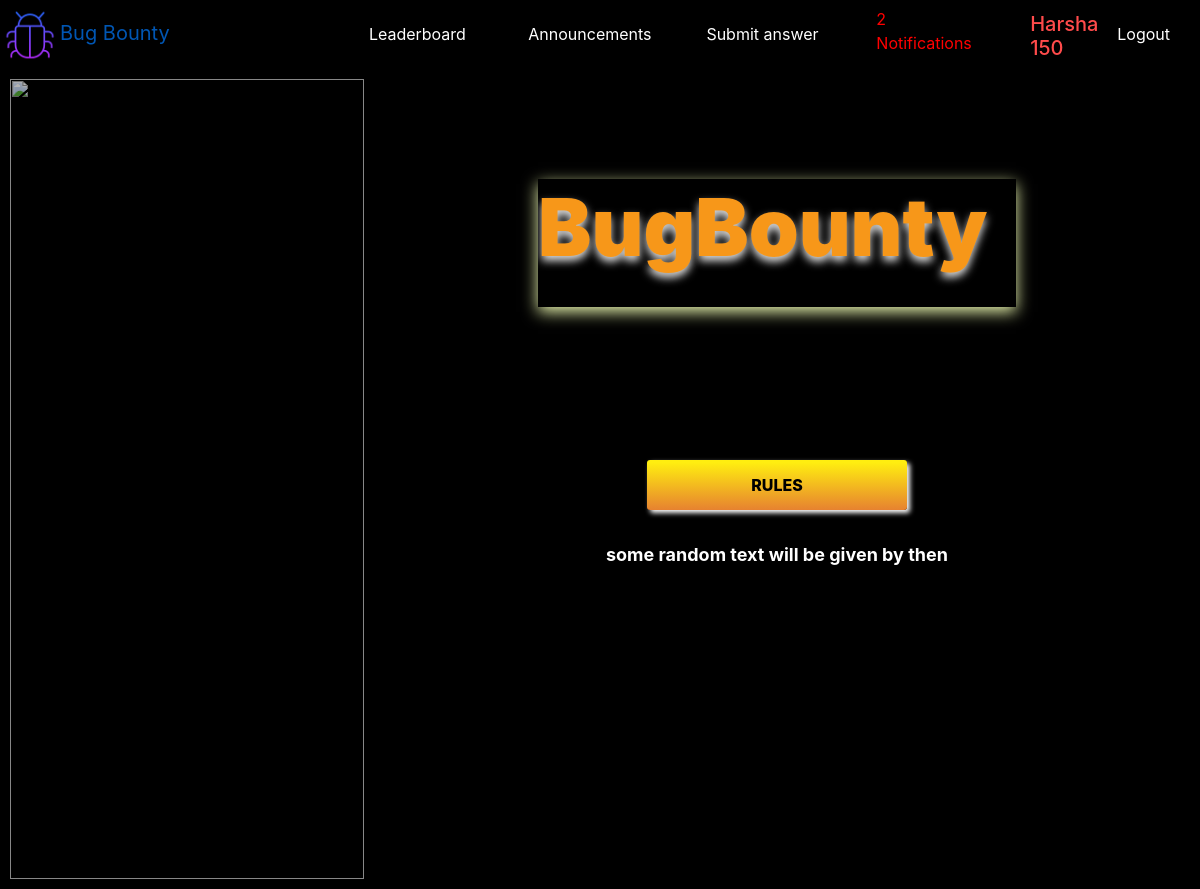
The app's page / (signed in) with its own data.
### submiss/models.py (models this page shows, shortened)
class User(db.Model, UserMixin):
    id = db.Column(db.Integer, primary_key=True)
    username = db.Column(db.String(64), unique=True, index=True)
    roll = db.Column(db.String(64), unique=True, index=True)
    password_hash = db.Column(db.String(128))
    notif_count = db.Column(db.Integer, default=0)
    score=db.Column(db.Integer,default=0)
    user_type = db.Column(db.String(64))
    sub_count=db.Column(db.Integer,default=1)

### submiss/views.py (the view)
@app.route("/")
def index():
    return render_template("home.html")

### submiss/models.py (called while the page is built)
@login_manager.user_loader
def load_user(user_id):
    return User.query.get(user_id)

### submiss/views.py (called while the page is built)
@app.context_processor
def info():
    def score():
        if current_user.is_authenticated:
            score=current_user.score
        else:
            score="Non-Existent"
        return score
    def unread():
        count = Notification.query.filter_by(uid=current_user.id).count()
        if count != current_user.notif_count:
            notifs = count - current_user.notif_count
        else:
            notifs = 0
        return notifs
    return dict(
        score=score,
        unread=unread,
        time=datetime.now(),
    )

### submiss/templates/home.html (shortened to what this page needs)
{% extends "base.html" %} {% block content %}
  <div class="bodystyle">
    <div class="leftbody">
        <img src="https://pbs.twimg.com/profile_images/1244242412719034369/znFeQw-B_400x400.jpg" >
      </div>
    <div class="rightbody">
      <div class="right-text">
        <h2 class="BugBountyStyle">BugBounty</h2>
        <div class="Learnmore">
          <button onclick="myfunc()" id="btn1" style="color: #000">RULES</button>
        </div>
        <div id="HideText" style="color: #000">
          <div id="showbox">
            <h5>
              some random text will be given by then
            </h5>
          </div>
        </div>
      </div>
    </div>
    {% endblock %}

### submiss/templates/base.html (shortened to what this page needs)
<!DOCTYPE html>
<html lang="en" dir="ltr">
  <head>
    <link rel="stylesheet" href="https://cdn.jsdelivr.net/npm/bootstrap@4.6.0/dist/css/bootstrap.min.css">
    <link rel="stylesheet" href="https://cdnjs.cloudflare.com/ajax/libs/font-awesome/4.7.0/css/font-awesome.min.css">
    <link rel="stylesheet" href="static/style.css">
  </head>
  <body style="background-color:#000000; background-image:linear-gradient(315deg, #000000 0%, #000000 74%);">
    <nav class="header">
      <div class="col-bug">
        <div class="BugNav">
          <a class="navbar-brand" href="{{url_for('index')}}"><img
           src="../static/icons8-bug-64.png"
           class="logo"
         />Bug Bounty</a>
         </div>
      </div>
      <div class="col-nav" id="navbarSupportedContent">
        <ul>
          <li >
            <a class="anchorhover"  href="{{url_for('leaderboard')}}"><span> Leaderboard</span></a>
          </li>
          {% if current_user.is_authenticated %}
          <li >
            <a class="anchorhover"  href="{{url_for('announcements')}}">Announcements</a>
          </li>
          <li >
            <a class="anchorhover" href="{{url_for('submissions')}}">Submit answer</a>
          </li>
          {% if current_user.user_type=='Admin' %}
          <li >
            <a class="anchorhover" href="{{url_for('admin.admin_dash')}}">Admin</a>
          </li>
          <li class="logout">
            <h5 >{{ current_user.username }} {{current_user.score}} </h5><a class="anchorhover" href="{{url_for('logout')}}">Logout</a>
          </li>
          {% else %}
          {% if unread()>0 %}
          <li >
            <div class="blink_me">
              <a class="anchorhover" style="color:red;" href="{{url_for('notifications')}}">{{unread()}} Notifications</a>
            </div>
          </li>
          {% else %}
          <li >
            <a class="anchorhover"  href="{{url_for('notifications')}}">{{unread()}} Notifications</a>
          </li>
          {% endif %}
          <li class="logout">
            <h5 >{{ current_user.username }}  {{current_user.score}} </h5>
            <a class="anchorhover" href="{{url_for('logout')}}">Logout</a>
          </li>
          {% endif %}
          {% endif %}
        </ul>
      </div>
    </nav>
<div class="content text-white">
    {% block content %}
    {% endblock %}
</div>
  </body>
</html>

### submiss/static/style.css (style rules this page uses)
html, body { height: 100%; -webkit-background-size: cover; -moz-background-size: cover; -o-background-size: cover; background-size: cover; background-attachment: fixed; }
body { display: flex; flex-direction: column; }
.content { flex: 1 0 auto; padding: 10px; }
.blink_me { animation: blinker 1s linear infinite; }
.header { width: 100%; display: flex; position: sticky; background: #000; z-index: 120; top: 0; }
.col-bug { width: 25%; flex-grow: 1; background-color: #fff; background-size: cover; background-position: center; height: 69px; color: #fff; }
.col-nav { width: 75%; height: 69px; flex-grow: 1; background-color: rgb(0, 0, 0); }
.BugNav { width: 100%; display: flex; justify-content: flex-start; align-items: center; background-color: #000000; height: 69px; position: sticky; top: 0px; }
.logo { width: 60px; cursor: pointer; position: sticky; top: 5px; }
.logout { display: flex; justify-content: center; align-items: center; margin-right: 15px; }
.logout h5 { width: 225px; margin-top: 10px; color: rgb(255, 75, 75); }
.logout a { margin-top: 10px; margin-right: 15px; }
.col-nav ul { position: sticky; top: 0px; height: 69px; list-style: none; display: flex; align-items: center; background-color: #000000; justify-content: space-between; z-index: 100; margin-bottom: 100px; }
.col-nav ul li a { display: flex; text-decoration: none; color: white; margin-bottom: 20px; width: 80%; height: 50px; margin-top: 12%; transition: 1s; justify-content: center; align-items: center; }
.col-nav ul li { width: 18%; display: flex; justify-content: center; align-items: center; }
.right-text { width: 70%; display: flex; flex-direction: column; justify-content: center; align-items: center; margin: 100px auto 0; }
.bodystyle { display: flex; width: 100%; min-height: 100vh; position: relative; background: rgb(0, 0, 0); }
.leftbody { width: 30%; display: flex; z-index: 20; position: relative; flex-direction: column; justify-items: center; }
.leftbody img { position: absolute; width: 100%; height: 100%; z-index: -2; opacity: 0.7; }
.rightbody { width: 70%; position: relative; }
.right-text .BugBountyStyle { box-shadow: 0 5px 15px #e9f5ad; text-shadow: 0 5px 8px #dcdcdc; color: rgb(247, 151, 25); font-size: 5rem; font-weight: 900; position: relative; z-index: 1; overflow: hidden; width: 478px; height: 16vh; transition: 0.8s; }
.right-text .BugBountyStyle::before { content: ""; position: absolute; left: 110%; width: 120%; height: 100%; background: #000; animation: animate1 12.5s linear forwards infinite; }
.Learnmore { margin-top: 25%; width: 100%; color: rgb(4, 4, 4); display: flex; justify-content: center; align-items: center; }
#btn1 { width: 45%; color: #000; height: 50px; font-size: 1rem; font-weight: 800; border-radius: 3px; border: none; box-shadow: 3px 3px 5px #ffffff; background: linear-gradient(#ffee10 5%, rgba(250, 141, 52, 0.923) 100%); transition: 1.5s; }
#HideText h5 { font-size: large; font-weight: 700; margin-top: 10%; color: #fff; }

### records on screen
User: id+notif_count "2", username "Harsha", score "150"
